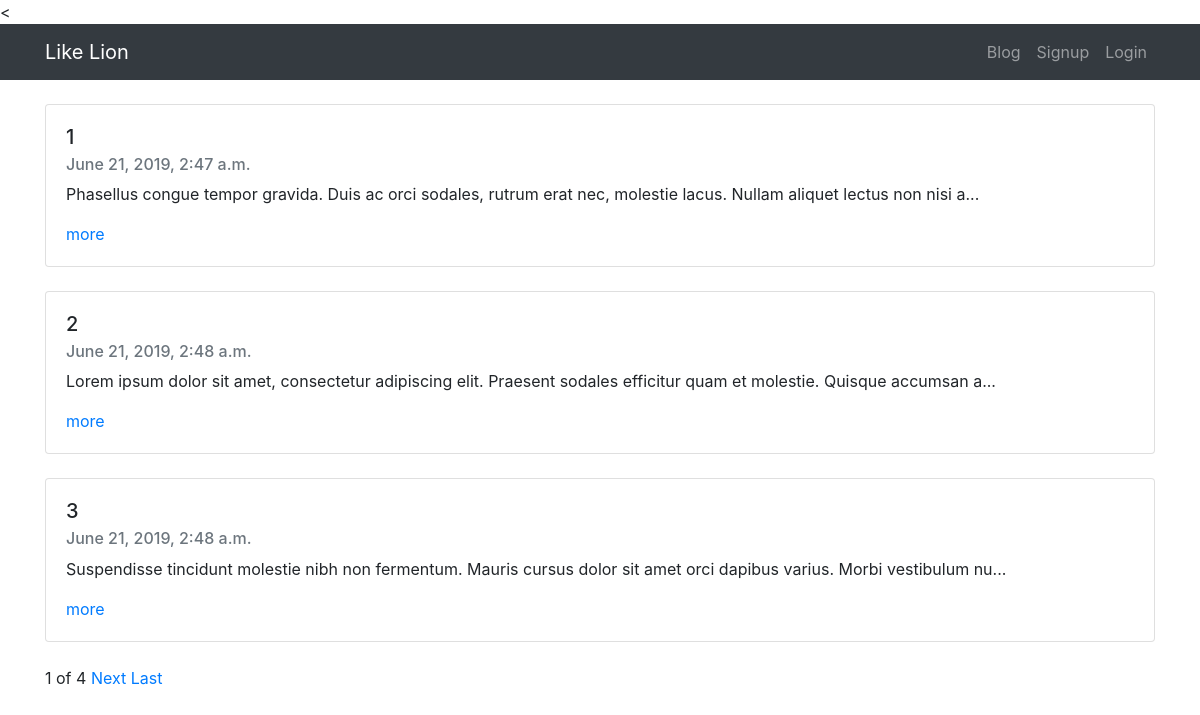
The page / on the database its author committed.
### blog/models.py (models this page shows, shortened)
class Blog(models.Model):
    title = models.CharField(max_length=200)
    pub_date = models.DateTimeField('date published')
    body = models.TextField()
    objects = models.Manager()
    def summary(self):
        return self.body[:120]

### blog/views.py (the view)
# urls.py: path('', blog.views.index, name='index'),
def index(request):
    blogs = Blog.objects
    blog_list=Blog.objects.all()
    paginator = Paginator(blog_list,3)
    page = request.GET.get('page')
    posts = paginator.get_page(page)
    return render(request, 'index.html', {'blogs':blogs,'posts':posts})

### blog/templates/index.html (shortened to what this page needs)
{%extends 'base.html'%}
{% block content %}
{% for blog in posts %}
<div class="card mt-4 mb-4">
    <div class="card-body">
        <h5 class="card-title">{{blog.title}}</h5>
        <h6 class="card-subtitle mb-2 text-muted">{{blog.pub_date}}</h6>
        <p class="card-text">{{blog.summary}}...</p>
        <a href="{% url 'detail' blog.id %}" class="card-link">more</a>
    </div>
</div>
{% endfor %}
    <span>{{posts.number}}</span>
    <span>of</span>
    <span>{{posts.paginator.num_pages}}</span>
    {%if posts.has_next%}
        <a href="?page={{posts.next_page_number}}">Next</a>
        <a href="?page={{posts.paginator.num_pages}}">Last</a>
    {%endif%}
{% endblock %}

### project/templates/base.html (shortened to what this page needs)
<link rel="stylesheet" href="https://stackpath.bootstrapcdn.com/bootstrap/4.3.1/css/bootstrap.min.css"
>
<<nav class="navbar navbar-expand-lg navbar-dark bg-dark">
    <div class="container">
        <a class="navbar-brand" href="{% url 'index' %}">Like Lion</a>
        <div class="collapse navbar-collapse" id="navbarNavAltMarkup">
            <ul class="navbar-nav ml-auto">
                <li class="nav-item">
                    <a class="nav-item nav-link" href="{% url 'index' %}">Blog</span></a>
                </li>
                {% if user.is_authenticated %}
                <li class="nav-item dropdown">
                    <a class="nav-link dropdown-toggle" id="navbarDropdown" role="button" data-toggle="dropdown"
                        aria-haspopup="true" aria-expanded="false">환영합니다. {{ user.username }} 님!</a>
                    <div class="dropdown-menu" aria-labelledby="navbarDropdown">
                        <a class="dropdown-item" href="{% url 'new' %}">글쓰기</a>
                        <a class="dropdown-item" href="javascript:{document.getElementById('logout').submit()}">Logout</a>
                        <form id="logout" method="POST" action="{% url 'logout' %}">
                            {% csrf_token %} <input type="hidden" />
                        </form>
                    </div>
                </li>
                {% else %}
                <li class="nav-item">
                    <a class="nav-item nav-link" href="{% url 'signup' %}">Signup</a>
                </li>
                <li class="nav-item">
                    <a class="nav-item nav-link" href="{% url 'login' %}">Login</a>
                </li>
                {% endif %}
            </ul>
        </div>
    </div>
</nav>
<div class="container mt-4 mb-4">
    {% block content %}
    {% endblock %}
</div>

### rows shown on the page
Blog: title "1", pub_date "June 21, 2019, 2:47 a.m.", summary "Phasellus congue tempor gravida. Duis ac orci sodales, rutrum erat nec, molestie lacus. Nullam aliquet lectus non nisi a"
Blog: title "2", pub_date "June 21, 2019, 2:48 a.m.", summary "Lorem ipsum dolor sit amet, consectetur adipiscing elit. Praesent sodales efficitur quam et molestie. Quisque accumsan a"
Blog: title "3", pub_date "June 21, 2019, 2:48 a.m.", summary "Suspendisse tincidunt molestie nibh non fermentum. Mauris cursus dolor sit amet orci dapibus varius. Morbi vestibulum nu"

### other values the page prints
{{ posts.number }} "1"
{{ posts.paginator.num_pages }} "4"
